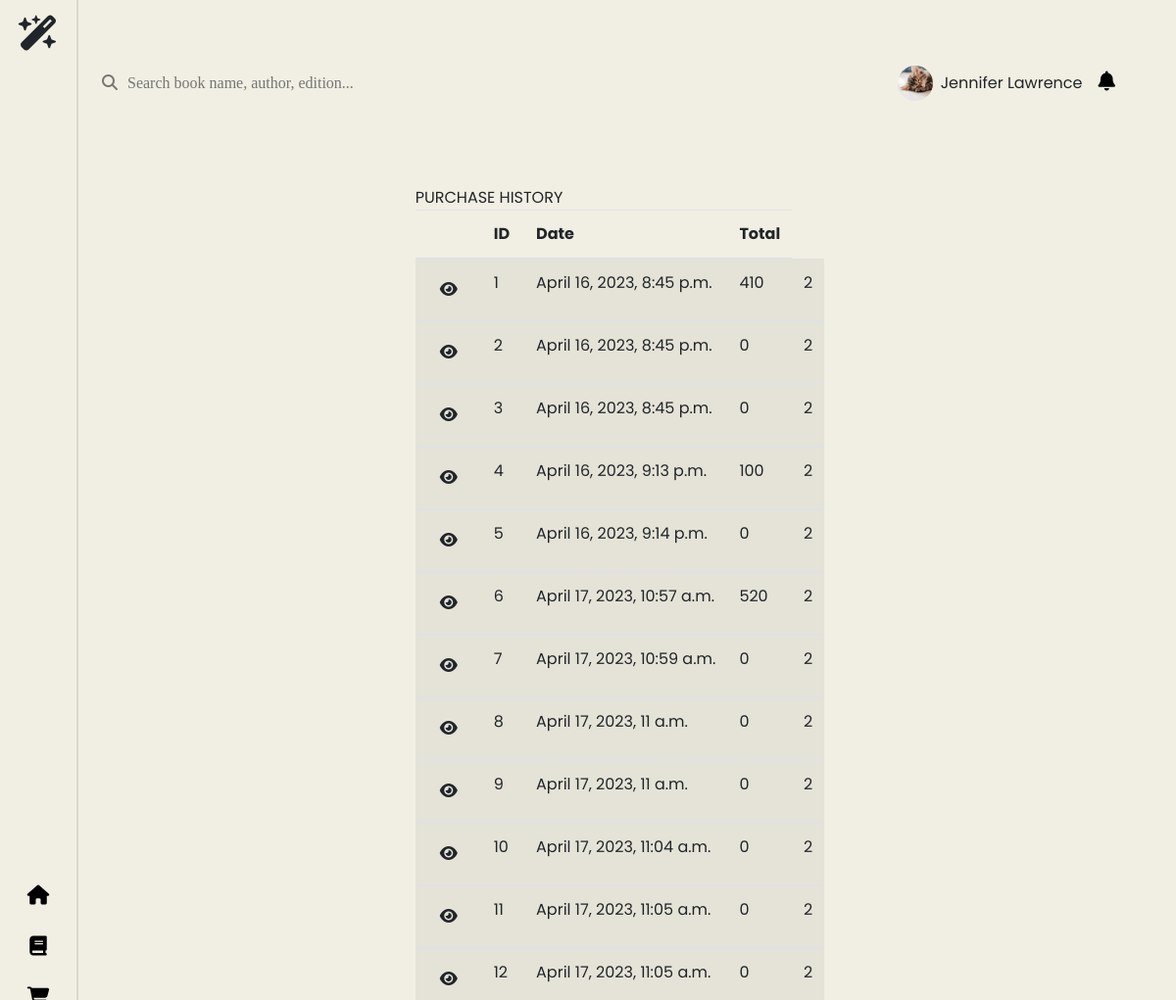
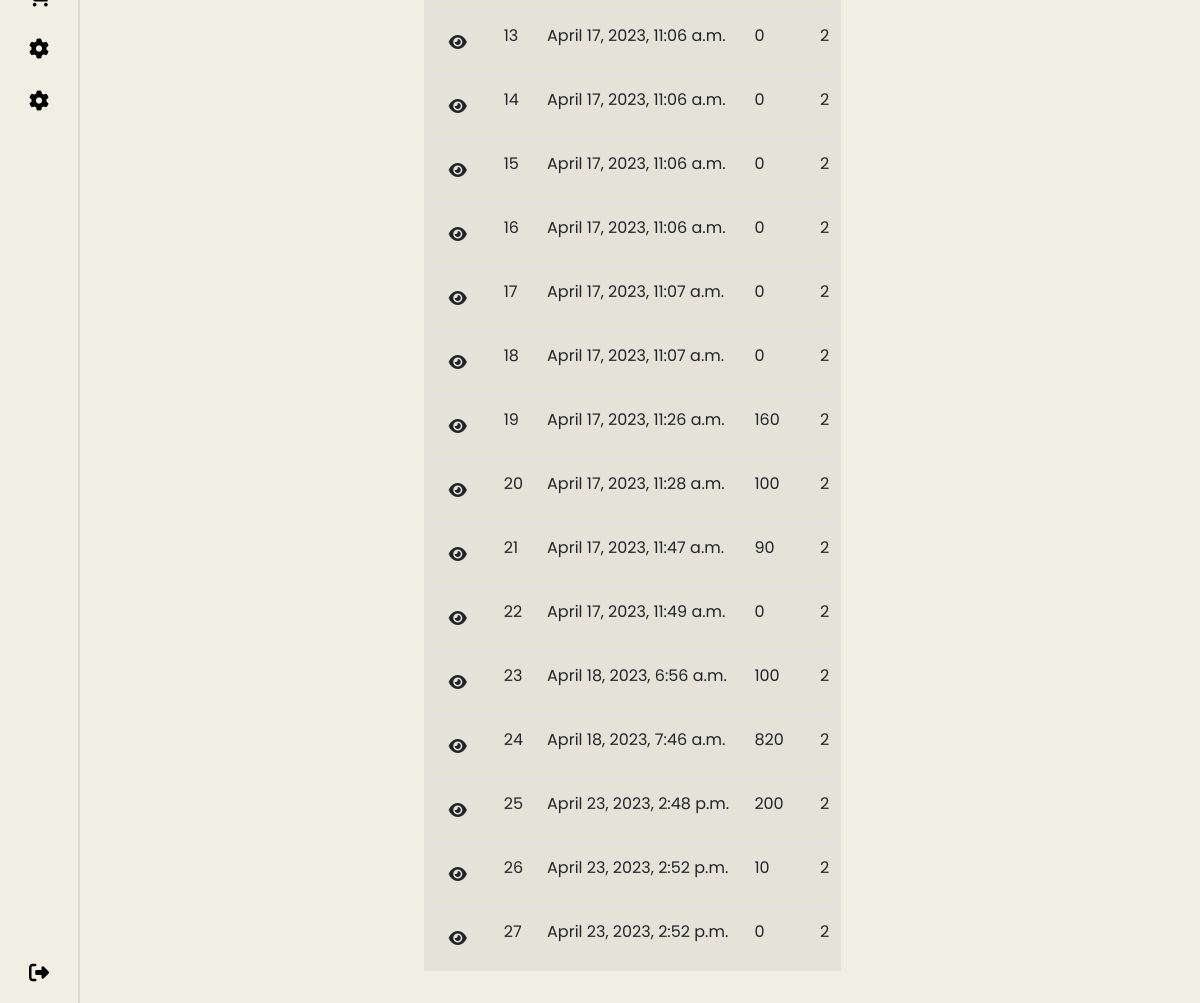
The page /purchase-history/ (signed in) on the database its author committed (2 pictures, top to bottom).
### bookstore/models.py (models this page shows, shortened)
class Order(models.Model):
    user = models.ForeignKey('User', on_delete=models.CASCADE)
    email = models.EmailField(max_length=1000)
    detail = models.ManyToManyField(Book, through='OrderDetail')
    total_price = models.IntegerField(default=100)
    created_at = models.DateTimeField(auto_now_add=True)

### bookstore/views.py (the view)
# urls.py: path('purchase-history/', getAllOdersByUser, name='purchase-history'),
def getAllOdersByUser(request,):
    listorder = []
    userid = request.session.get('userid')
    orders = Order.objects.filter(user=userid)
    for order in orders:
        listorder.append({
            'order':order,
            'listdetail':OrderDetail.objects.filter(order=order)
        })
    context = {'listorder': listorder}
    return render(request, "purchase_history.html", context)

### bookstore/models.py (called while the page is built)
    def __str__(self):
        return self.title

### templates/purchase_history.html (shortened to what this page needs)
{% extends 'base.html' %} {% block content %} {% load static %}
<!DOCTYPE html>
<html>
	<head>
		<link
			rel="stylesheet"
			href="https://stackpath.bootstrapcdn.com/bootstrap/4.4.1/css/bootstrap.min.css"
 />
		<link rel="stylesheet" type="text/css" href="{% static 'css/purchase_history.css' %}" />
	</head>
	<body>
        <div class="container">
	<div class="col-md-12">
    	<div class="panel panel-default">
				<div class="panel-heading">
					PURCHASE HISTORY
				</div>
        <div class="panel-body">
            <table class="table table-condensed table-striped">
    <thead>
        <tr>
		    <th></th>
            <th>ID</th>
            <th>Date</th>
            <th>Total</th>
        </tr>
    </thead>
    <tbody>
        {% for orders in listorder %}
        <tr data-toggle="collapse" data-target="#demo{{orders.order.id}}" class="accordion-toggle">
           <td><button class="btn btn-default btn-xs"><span class="fas fa-eye"></span></button></td>
        <td class="orderid">{{orders.order.id}}</td>
        <td>{{ orders.order.created_at }}</td>
        <td>{{ orders.order.total_price }}</td>
        <td>2</td>
    </tr>
        <tr>
            <td colspan="12" class="hiddenRow">
          </td>
        </tr>
      {% endfor %}
    </tbody>
</table>
          </div>
      </div>
	</div>
	</body>
</html>
{% endblock content %}

### static/css/_base.css (style rules this page uses)
:root { --primary-color: #f1efe3; --secondary-color: #ffffff; }
* { font-family: 'Poppins', sans-serif; }
body { background: #f1efe3 !important; }

### static/css/purchase_history.css (style rules this page uses)
body { padding-top: 50px; background-color: #34495e; }
.hiddenRow { padding: 0 !important; }

### templates/base.html (style rules this page uses)
html, body { height: 100%; }

### rows shown on the page
Order: order.id "1", order.created_at "April 16, 2023, 8:45 p.m.", order.total_price "410"
Order: order.id "2", order.created_at "April 16, 2023, 8:45 p.m.", order.total_price "0"
Order: order.id "3", order.created_at "April 16, 2023, 8:45 p.m.", order.total_price "0"
Order: order.id "4", order.created_at "April 16, 2023, 9:13 p.m.", order.total_price "100"
Order: order.id "5", order.created_at "April 16, 2023, 9:14 p.m.", order.total_price "0"
Order: order.id "6", order.created_at "April 17, 2023, 10:57 a.m.", order.total_price "520"
Order: order.id "7", order.created_at "April 17, 2023, 10:59 a.m.", order.total_price "0"
Order: order.id "8", order.created_at "April 17, 2023, 11 a.m.", order.total_price "0"
Order: order.id "9", order.created_at "April 17, 2023, 11 a.m.", order.total_price "0"
Order: order.id "10", order.created_at "April 17, 2023, 11:04 a.m.", order.total_price "0"
Order: order.id "11", order.created_at "April 17, 2023, 11:05 a.m.", order.total_price "0"
Order: order.id "12", order.created_at "April 17, 2023, 11:05 a.m.", order.total_price "0"
Order: order.id "13", order.created_at "April 17, 2023, 11:06 a.m.", order.total_price "0"
Order: order.id "14", order.created_at "April 17, 2023, 11:06 a.m.", order.total_price "0"
Order: order.id "15", order.created_at "April 17, 2023, 11:06 a.m.", order.total_price "0"
Order: order.id "16", order.created_at "April 17, 2023, 11:06 a.m.", order.total_price "0"
Order: order.id "17", order.created_at "April 17, 2023, 11:07 a.m.", order.total_price "0"
Order: order.id "18", order.created_at "April 17, 2023, 11:07 a.m.", order.total_price "0"
Order: order.id "19", order.created_at "April 17, 2023, 11:26 a.m.", order.total_price "160"
Order: order.id "20", order.created_at "April 17, 2023, 11:28 a.m.", order.total_price "100"
Order: order.id "21", order.created_at "April 17, 2023, 11:47 a.m.", order.total_price "90"
Order: order.id "22", order.created_at "April 17, 2023, 11:49 a.m.", order.total_price "0"
Order: order.id "23", order.created_at "April 18, 2023, 6:56 a.m.", order.total_price "100"
Order: order.id "24", order.created_at "April 18, 2023, 7:46 a.m.", order.total_price "820"
Order: order.id "25", order.created_at "April 23, 2023, 2:48 p.m.", order.total_price "200"
Order: order.id "26", order.created_at "April 23, 2023, 2:52 p.m.", order.total_price "10"
Order: order.id "27", order.created_at "April 23, 2023, 2:52 p.m.", order.total_price "0"
